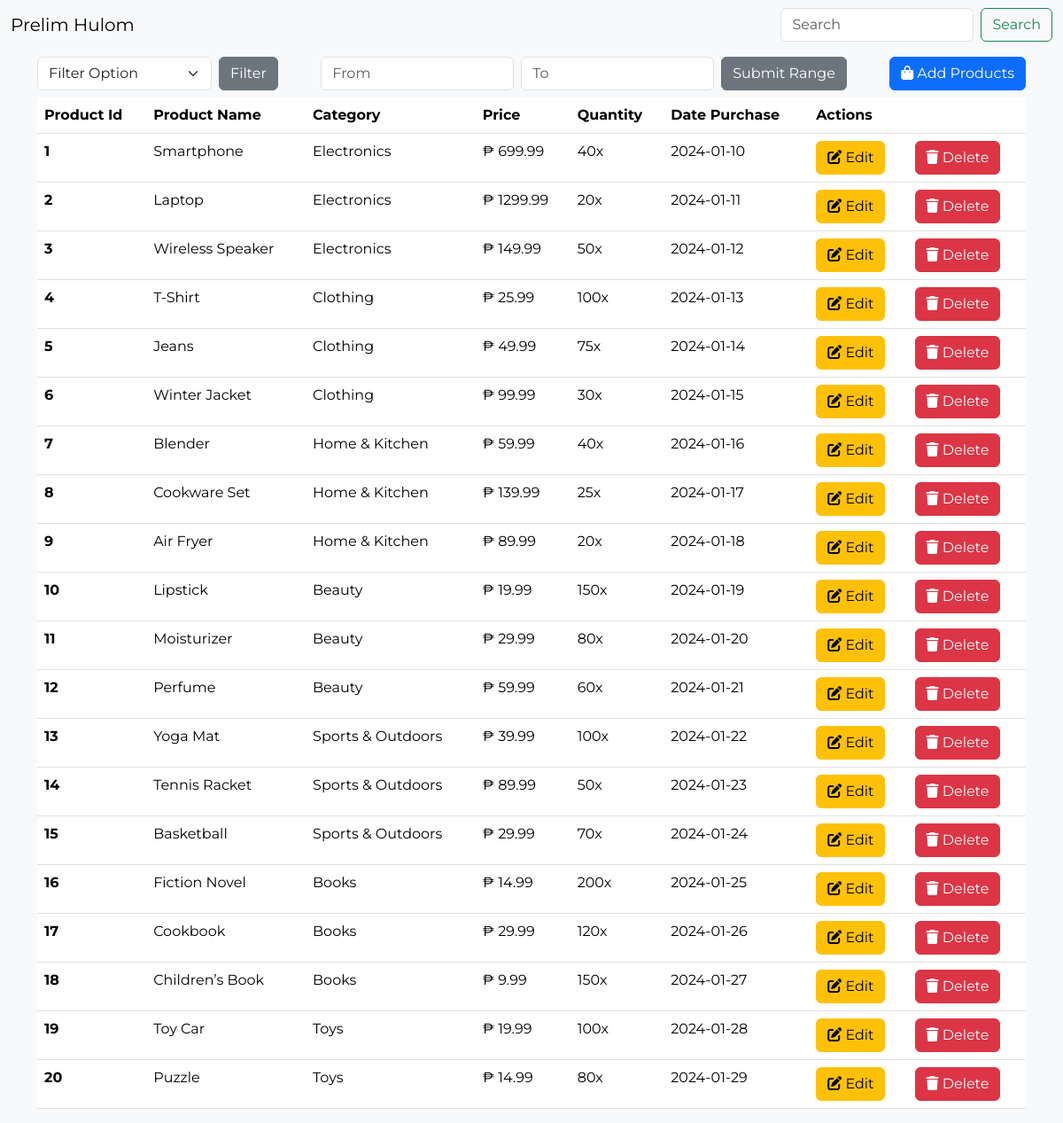
The page / on the database its author committed.
### tables this page shows
create table products_table (
	product_id INT,
	product_name VARCHAR(50),
	category VARCHAR(17),
	price DECIMAL(6,2),
	quantity INT,
	created_at DATE
);

### connection.php (called while the page is built, shortened)
<?php
class Connection
{
    private $server = "mysql:host=localhost;dbname=prelim";
    private $username = "root";
    private $password = "";
    private $options = [PDO::ATTR_ERRMODE => PDO::ERRMODE_EXCEPTION, PDO::ATTR_DEFAULT_FETCH_MODE => PDO::FETCH_OBJ];
    public function openConnection(): PDO
    {
        try {
            $this->conn = new PDO($this->server, $this->username, $this->password, $this->options);
            return $this->conn;
        } catch (PDOException $e) {
            echo "There is a problem is the connection: " . $e->getMessage();
        }
    }
    public function getAllProducts()
    {
        try {
            $connection = $this->openConnection();
            $stmt = $connection->prepare('SELECT * FROM products_table');
            $stmt->execute();
            return $stmt->fetchAll();
        } catch (PDOException $e) {
            session_start();
            $_SESSION["error"] = "Error: " . $e->getMessage();
            header("Location: index.php");
            exit();
        }
    }
}

### index.php (the view, shortened to what this page needs)
<?php
require_once('connection.php');
$newConnection->addProduct();
$newConnection->editStudent();
$newConnection->deleteProduct();
$products = $newConnection->getAllProducts();
?>
<!DOCTYPE html>
<html lang="en">
<head>
    <link href="https://cdn.jsdelivr.net/npm/bootstrap@5.3.3/dist/css/bootstrap.min.css" rel="stylesheet">
    <link rel="stylesheet" href="https://cdnjs.cloudflare.com/ajax/libs/font-awesome/6.6.0/css/all.min.css" />
    <link rel="stylesheet" href="style.css">
</head>
<body>
    <nav class="navbar navbar-expand-lg bg-body-tertiary">
        <div class="container-fluid">
            <a class="navbar-brand" href="#">Prelim Hulom</a>
            <div class="collapse navbar-collapse" id="navbarSupportedContent">
                <form class="d-flex" role="search" action="" method="POST">
                    <input class="form-control me-2" type="search" placeholder="Search" aria-label="Search" name="search_input">
                    <button class="btn btn-outline-success" type="submit" name="search_btn">Search</button>
                </form>
            </div>
        </div>
    </nav>
    <div class="container d-flex justify-content-between mt-2 mb-2">
        <div>
            <form action="" method="POST" class="d-flex align-items-center">
                <select class="form-select me-2" aria-label="Default select example" style="width: auto;" name="filter_input">
                    <option selected disabled>Filter Option</option>
                </select>
                <button type="submit" class="btn btn-secondary" name="filter_btn">Filter</button>
            </form>
        </div>
        <form action="" method="POST" class="d-flex align-items-center gap-2">
            <div>
                <input type="text" class="form-control" id="emailInput1" placeholder="From" name="start_date">
            </div>
            <div>
                <input type="text" class="form-control" id="emailInput2" placeholder="To" name="end_date">
            </div>
            <button type="submit" class="btn btn-secondary" name="filterDate_btn">Submit Range</button>
        </form>
        <button type="button" class="btn btn-primary" data-bs-toggle="modal" data-bs-target="#exampleModal">
            <i class="fa-solid fa-bag-shopping"></i> Add Products
        </button>
    </div>
    <main class="container">
        <table class="table">
            <thead>
                <tr>
                    <th scope="col">Product Id</th>
                    <th scope="col">Product Name</th>
                    <th scope="col">Category</th>
                    <th scope="col">Price</th>
                    <th scope="col">Quantity</th>
                    <th scope="col">Date Purchase</th>
                    <th scope="col">Actions</th>
                    <th scope="col"></th>
                </tr>
            </thead>
            <tbody>
                <?php
                if (!empty($products)) {
                    foreach ($products as $row) {
                ?>
                        <tr>
                            <th scope="row"><?= $row->product_id ?></th>
                            <td><?= $row->product_name ?></td>
                            <td><?= $row->category ?></td>
                            <td>₱ <?= $row->price ?></td>
                            <td><?= $row->quantity ?>x</td>
                            <td><?= $row->created_at ?></td>
                            <td>
                                <button type="button" class="btn btn-warning" data-bs-toggle="modal" data-bs-target="#editModal<?= $row->product_id ?>"><i class="fa-solid fa-pen-to-square"></i> Edit</button>
                            </td>
                            <td>
                                <form action="" method="POST">
                                    <button class="btn btn-danger" value="<?php echo $row->product_id ?>" name="delete_product"><i class="fa-solid fa-trash"></i> Delete</button>
                                </form>
                            </td>
                        </tr>
                <?php
                    }
                } else {
                    echo "<tr><td colspan='8'>No products found.</td></tr>";
                }
                ?>
            </tbody>
        </table>
    </main>
</body>
</html>

### style.css (style rules this page uses)
* { margin: 0; padding: 0; line-height: 1.5; box-sizing: border-box; }
html, body { font-family: 'Montserrat', sans-serif; background-color: #f8f9fa !important; }

### rows shown on the page
products_table: product_id "1", product_name "Smartphone", category "Electronics", price "699.99", quantity "40", created_at "2024-01-10"
products_table: product_id "2", product_name "Laptop", category "Electronics", price "1299.99", quantity "20", created_at "2024-01-11"
products_table: product_id "3", product_name "Wireless Speaker", category "Electronics", price "149.99", quantity "50", created_at "2024-01-12"
products_table: product_id "4", product_name "T-Shirt", category "Clothing", price "25.99", quantity "100", created_at "2024-01-13"
products_table: product_id "5", product_name "Jeans", category "Clothing", price "49.99", quantity "75", created_at "2024-01-14"
products_table: product_id "6", product_name "Winter Jacket", category "Clothing", price "99.99", quantity "30", created_at "2024-01-15"
products_table: product_id "7", product_name "Blender", category "Home & Kitchen", price "59.99", quantity "40", created_at "2024-01-16"
products_table: product_id "8", product_name "Cookware Set", category "Home & Kitchen", price "139.99", quantity "25", created_at "2024-01-17"
products_table: product_id "9", product_name "Air Fryer", category "Home & Kitchen", price "89.99", quantity "20", created_at "2024-01-18"
products_table: product_id "10", product_name "Lipstick", category "Beauty", price "19.99", quantity "150", created_at "2024-01-19"
products_table: product_id "11", product_name "Moisturizer", category "Beauty", price "29.99", quantity "80", created_at "2024-01-20"
products_table: product_id "12", product_name "Perfume", category "Beauty", price "59.99", quantity "60", created_at "2024-01-21"
products_table: product_id "13", product_name "Yoga Mat", category "Sports & Outdoors", price "39.99", quantity "100", created_at "2024-01-22"
products_table: product_id "14", product_name "Tennis Racket", category "Sports & Outdoors", price "89.99", quantity "50", created_at "2024-01-23"
products_table: product_id "15", product_name "Basketball", category "Sports & Outdoors", price "29.99", quantity "70", created_at "2024-01-24"
products_table: product_id "16", product_name "Fiction Novel", category "Books", price "14.99", quantity "200", created_at "2024-01-25"
products_table: product_id "17", product_name "Cookbook", category "Books", price "29.99", quantity "120", created_at "2024-01-26"
products_table: product_id "18", product_name "Children’s Book", category "Books", price "9.99", quantity "150", created_at "2024-01-27"
products_table: product_id "19", product_name "Toy Car", category "Toys", price "19.99", quantity "100", created_at "2024-01-28"
products_table: product_id "20", product_name "Puzzle", category "Toys", price "14.99", quantity "80", created_at "2024-01-29"
